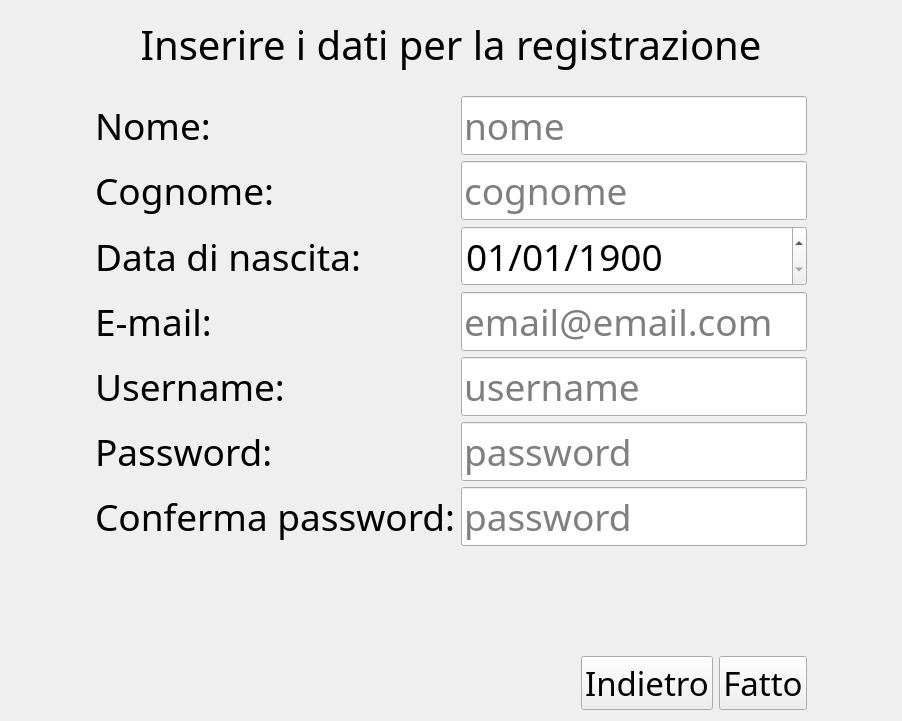
<?xml version="1.0" encoding="UTF-8"?>
<ui version="4.0">
 <class>SignInView</class>
 <widget class="QWidget" name="SignInView">
  <property name="geometry">
   <rect>
    <x>0</x>
    <y>0</y>
    <width>902</width>
    <height>721</height>
   </rect>
  </property>
  <property name="windowTitle">
   <string>Form</string>
  </property>
  <layout class="QGridLayout" name="gridLayout">
   <item row="0" column="1">
    <spacer name="verticalSpacer_8">
     <property name="orientation">
      <enum>Qt::Vertical</enum>
     </property>
     <property name="sizeHint" stdset="0">
      <size>
       <width>20</width>
       <height>40</height>
      </size>
     </property>
    </spacer>
   </item>
   <item row="1" column="2">
    <spacer name="horizontalSpacer_2">
     <property name="orientation">
      <enum>Qt::Horizontal</enum>
     </property>
     <property name="sizeHint" stdset="0">
      <size>
       <width>40</width>
       <height>20</height>
      </size>
     </property>
    </spacer>
   </item>
   <item row="1" column="1">
    <layout class="QVBoxLayout" name="verticalLayout_2">
     <property name="sizeConstraint">
      <enum>QLayout::SetFixedSize</enum>
     </property>
     <item>
      <spacer name="verticalSpacer">
       <property name="orientation">
        <enum>Qt::Vertical</enum>
       </property>
       <property name="sizeHint" stdset="0">
        <size>
         <width>20</width>
         <height>40</height>
        </size>
       </property>
      </spacer>
     </item>
     <item>
      <widget class="QLabel" name="incipit">
       <property name="font">
        <font>
         <family>Maiandra GD</family>
         <pointsize>30</pointsize>
        </font>
       </property>
       <property name="text">
        <string>Inserire i dati per la registrazione</string>
       </property>
       <property name="alignment">
        <set>Qt::AlignCenter</set>
       </property>
      </widget>
     </item>
     <item>
      <spacer name="verticalSpacer_5">
       <property name="orientation">
        <enum>Qt::Vertical</enum>
       </property>
       <property name="sizeHint" stdset="0">
        <size>
         <width>20</width>
         <height>40</height>
        </size>
       </property>
      </spacer>
     </item>
     <item>
      <spacer name="verticalSpacer_4">
       <property name="orientation">
        <enum>Qt::Vertical</enum>
       </property>
       <property name="sizeHint" stdset="0">
        <size>
         <width>20</width>
         <height>40</height>
        </size>
       </property>
      </spacer>
     </item>
     <item>
      <spacer name="verticalSpacer_3">
       <property name="orientation">
        <enum>Qt::Vertical</enum>
       </property>
       <property name="sizeHint" stdset="0">
        <size>
         <width>20</width>
         <height>40</height>
        </size>
       </property>
      </spacer>
     </item>
     <item>
      <layout class="QFormLayout" name="formLayout">
       <item row="0" column="0">
        <widget class="QLabel" name="nome_label">
         <property name="font">
          <font>
           <family>Maiandra GD</family>
           <pointsize>28</pointsize>
           <italic>false</italic>
          </font>
         </property>
         <property name="text">
          <string>Nome:</string>
         </property>
        </widget>
       </item>
       <item row="0" column="1">
        <widget class="QLineEdit" name="name">
         <property name="font">
          <font>
           <family>Maiandra GD</family>
           <pointsize>28</pointsize>
          </font>
         </property>
         <property name="placeholderText">
          <string>nome</string>
         </property>
        </widget>
       </item>
       <item row="1" column="0">
        <widget class="QLabel" name="cognome_label">
         <property name="font">
          <font>
           <family>Maiandra GD</family>
           <pointsize>28</pointsize>
           <weight>50</weight>
           <italic>false</italic>
           <bold>false</bold>
          </font>
         </property>
         <property name="text">
          <string>Cognome:</string>
         </property>
        </widget>
       </item>
       <item row="1" column="1">
        <widget class="QLineEdit" name="surname">
         <property name="font">
          <font>
           <family>Maiandra GD</family>
           <pointsize>28</pointsize>
           <italic>false</italic>
          </font>
         </property>
         <property name="placeholderText">
          <string>cognome</string>
         </property>
        </widget>
       </item>
       <item row="2" column="0">
        <widget class="QLabel" name="nascita_label">
         <property name="font">
          <font>
           <family>Maiandra GD</family>
           <pointsize>28</pointsize>
           <italic>false</italic>
          </font>
         </property>
         <property name="text">
          <string>Data di nascita:</string>
         </property>
        </widget>
       </item>
       <item row="2" column="1">
        <widget class="QDateEdit" name="date">
         <property name="font">
          <font>
           <family>Maiandra GD</family>
           <pointsize>28</pointsize>
           <italic>false</italic>
          </font>
         </property>
         <property name="dateTime">
          <datetime>
           <hour>0</hour>
           <minute>0</minute>
           <second>0</second>
           <year>1900</year>
           <month>1</month>
           <day>1</day>
          </datetime>
         </property>
         <property name="displayFormat">
          <string>dd/MM/yyyy</string>
         </property>
         <property name="date">
          <date>
           <year>1900</year>
           <month>1</month>
           <day>1</day>
          </date>
         </property>
        </widget>
       </item>
       <item row="3" column="0">
        <widget class="QLabel" name="email_label">
         <property name="font">
          <font>
           <family>Maiandra GD</family>
           <pointsize>28</pointsize>
           <italic>false</italic>
          </font>
         </property>
         <property name="text">
          <string>E-mail:</string>
         </property>
        </widget>
       </item>
       <item row="3" column="1">
        <widget class="QLineEdit" name="email">
         <property name="font">
          <font>
           <family>Maiandra GD</family>
           <pointsize>28</pointsize>
           <italic>false</italic>
          </font>
         </property>
         <property name="placeholderText">
          <string>email@email.com</string>
         </property>
        </widget>
       </item>
       <item row="5" column="0">
        <widget class="QLabel" name="username_label">
         <property name="font">
          <font>
           <family>Maiandra GD</family>
           <pointsize>28</pointsize>
           <italic>false</italic>
          </font>
         </property>
         <property name="text">
          <string>Username:</string>
         </property>
        </widget>
       </item>
       <item row="5" column="1">
        <widget class="QLineEdit" name="username">
         <property name="font">
          <font>
           <family>Maiandra GD</family>
           <pointsize>28</pointsize>
           <italic>false</italic>
          </font>
         </property>
         <property name="placeholderText">
          <string>username</string>
         </property>
        </widget>
       </item>
       <item row="6" column="0">
        <widget class="QLabel" name="password_label">
         <property name="font">
          <font>
           <family>Maiandra GD</family>
           <pointsize>28</pointsize>
           <italic>false</italic>
          </font>
         </property>
         <property name="text">
          <string>Password:</string>
         </property>
        </widget>
       </item>
       <item row="6" column="1">
        <widget class="QLineEdit" name="password">
         <property name="font">
          <font>
           <family>Maiandra GD</family>
           <pointsize>28</pointsize>
           <italic>false</italic>
          </font>
         </property>
         <property name="echoMode">
          <enum>QLineEdit::Password</enum>
         </property>
         <property name="placeholderText">
          <string>password</string>
         </property>
        </widget>
       </item>
       <item row="8" column="1">
        <spacer name="verticalSpacer_7">
         <property name="orientation">
          <enum>Qt::Vertical</enum>
         </property>
         <property name="sizeHint" stdset="0">
          <size>
           <width>20</width>
           <height>40</height>
          </size>
         </property>
        </spacer>
       </item>
       <item row="9" column="1">
        <spacer name="verticalSpacer_6">
         <property name="orientation">
          <enum>Qt::Vertical</enum>
         </property>
         <property name="sizeHint" stdset="0">
          <size>
           <width>20</width>
           <height>40</height>
          </size>
         </property>
        </spacer>
       </item>
       <item row="10" column="1">
        <spacer name="verticalSpacer_2">
         <property name="orientation">
          <enum>Qt::Vertical</enum>
         </property>
         <property name="sizeHint" stdset="0">
          <size>
           <width>20</width>
           <height>40</height>
          </size>
         </property>
        </spacer>
       </item>
       <item row="11" column="0">
        <layout class="QHBoxLayout" name="horizontalLayout"/>
       </item>
       <item row="11" column="1">
        <layout class="QHBoxLayout" name="horizontalLayout_6">
         <property name="sizeConstraint">
          <enum>QLayout::SetMinimumSize</enum>
         </property>
         <item>
          <spacer name="horizontalSpacer">
           <property name="orientation">
            <enum>Qt::Horizontal</enum>
           </property>
           <property name="sizeHint" stdset="0">
            <size>
             <width>40</width>
             <height>20</height>
            </size>
           </property>
          </spacer>
         </item>
         <item>
          <widget class="QPushButton" name="ind">
           <property name="font">
            <font>
             <family>Maiandra GD</family>
             <pointsize>25</pointsize>
             <italic>false</italic>
            </font>
           </property>
           <property name="text">
            <string>Indietro</string>
           </property>
          </widget>
         </item>
         <item>
          <widget class="QPushButton" name="reg">
           <property name="font">
            <font>
             <family>Maiandra GD</family>
             <pointsize>25</pointsize>
             <italic>false</italic>
            </font>
           </property>
           <property name="text">
            <string>Fatto</string>
           </property>
          </widget>
         </item>
        </layout>
       </item>
       <item row="7" column="1">
        <widget class="QLineEdit" name="passwordconferma">
         <property name="font">
          <font>
           <family>Maiandra GD</family>
           <pointsize>28</pointsize>
           <italic>false</italic>
          </font>
         </property>
         <property name="echoMode">
          <enum>QLineEdit::Password</enum>
         </property>
         <property name="placeholderText">
          <string>password</string>
         </property>
        </widget>
       </item>
       <item row="7" column="0">
        <widget class="QLabel" name="passwordconferma_label">
         <property name="font">
          <font>
           <family>Maiandra GD</family>
           <pointsize>28</pointsize>
           <italic>false</italic>
          </font>
         </property>
         <property name="text">
          <string>Conferma password:</string>
         </property>
        </widget>
       </item>
      </layout>
     </item>
    </layout>
   </item>
   <item row="2" column="1">
    <spacer name="verticalSpacer_9">
     <property name="orientation">
      <enum>Qt::Vertical</enum>
     </property>
     <property name="sizeHint" stdset="0">
      <size>
       <width>20</width>
       <height>40</height>
      </size>
     </property>
    </spacer>
   </item>
   <item row="1" column="0">
    <spacer name="horizontalSpacer_3">
     <property name="orientation">
      <enum>Qt::Horizontal</enum>
     </property>
     <property name="sizeHint" stdset="0">
      <size>
       <width>40</width>
       <height>20</height>
      </size>
     </property>
    </spacer>
   </item>
  </layout>
 </widget>
 <tabstops>
  <tabstop>name</tabstop>
  <tabstop>surname</tabstop>
  <tabstop>date</tabstop>
  <tabstop>email</tabstop>
  <tabstop>username</tabstop>
  <tabstop>password</tabstop>
  <tabstop>passwordconferma</tabstop>
  <tabstop>ind</tabstop>
  <tabstop>reg</tabstop>
 </tabstops>
 <resources/>
 <connections/>
</ui>
